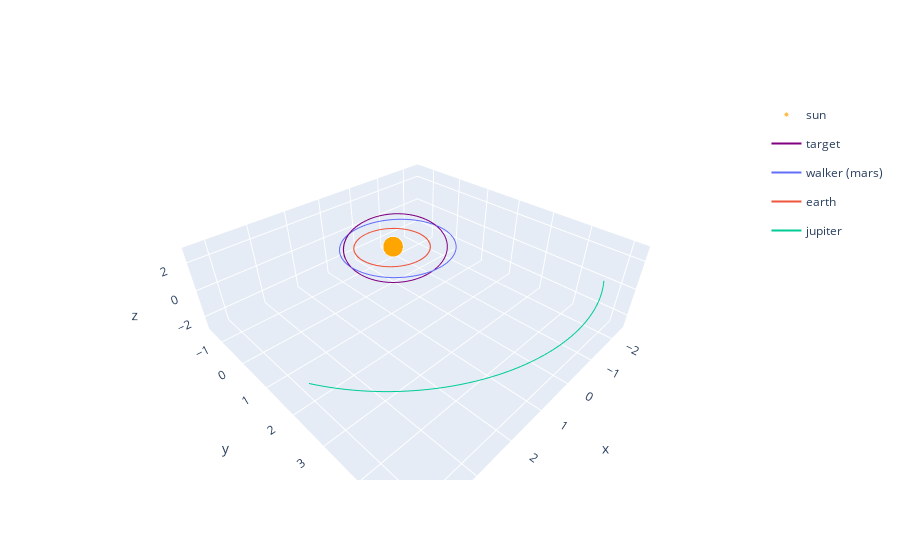

The cell this chart's notebook holds for it:
### Code cell
plotter = cplot.Plotter({
    'walker': walker,
    'system': system,
    'target': target
})
fig = plotter.draw(mode="3d")

### Figure 1 — Plotly figure (JSON) as saved in the notebook; plotly's stock layout.template omitted (floating-point values rounded to 4 significant figures; data arrays with more than 128 entries replaced by an {"elided": "..."} marker saying what was removed)
{"data": [{"hovertemplate": "body=sun<br>x=%{x}<br>y=%{y}<br>z=%{z}<br>size=%{marker.size}<extra></extra>", "legendgroup": "sun", "marker": {"color": "orange", "size": {"elided": "501 int values"}, "sizemode": "area", "sizeref": 0.0125, "symbol": "circle"}, "mode": "markers", "name": "sun", "scene": "scene", "showlegend": true, "type": "scatter3d", "x": {"elided": "501 float values"}, "y": {"elided": "501 float values"}, "z": {"elided": "501 float values"}}, {"hovertemplate": "body=target<br>x=%{x}<br>y=%{y}<br>z=%{z}<extra></extra>", "legendgroup": "target", "line": {"color": "purple", "dash": "solid"}, "marker": {"symbol": "circle"}, "mode": "lines", "name": "target", "scene": "scene", "showlegend": true, "type": "scatter3d", "x": {"elided": "501 float values"}, "y": {"elided": "501 float values"}, "z": {"elided": "501 float values"}}, {"hovertemplate": "body=walker (mars)<br>x=%{x}<br>y=%{y}<br>z=%{z}<extra></extra>", "legendgroup": "walker (mars)", "line": {"color": "#636efa", "dash": "solid"}, "marker": {"symbol": "circle"}, "mode": "lines", "name": "walker (mars)", "scene": "scene", "showlegend": true, "type": "scatter3d", "x": {"elided": "501 float values"}, "y": {"elided": "501 float values"}, "z": {"elided": "501 float values"}}, {"hovertemplate": "body=earth<br>x=%{x}<br>y=%{y}<br>z=%{z}<extra></extra>", "legendgroup": "earth", "line": {"color": "#EF553B", "dash": "solid"}, "marker": {"symbol": "circle"}, "mode": "lines", "name": "earth", "scene": "scene", "showlegend": true, "type": "scatter3d", "x": {"elided": "501 float values"}, "y": {"elided": "501 float values"}, "z": {"elided": "501 float values"}}, {"hovertemplate": "body=jupiter<br>x=%{x}<br>y=%{y}<br>z=%{z}<extra></extra>", "legendgroup": "jupiter", "line": {"color": "#00cc96", "dash": "solid"}, "marker": {"symbol": "circle"}, "mode": "lines", "name": "jupiter", "scene": "scene", "showlegend": true, "type": "scatter3d", "x": {"elided": "501 float values"}, "y": {"elided": "501 float values"}, "z": {"elided": "501 float values"}}], "layout": {"scene": {"zaxis": {"nticks": 4, "range": [-3, 3]}}}}
